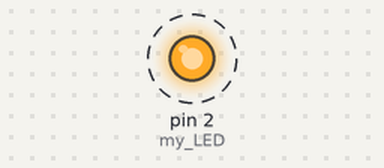
A sketch run on a simulated Arduino Uno, built with avr-gcc and run on an emulated ATmega328P. Parts: output pins drawn as LEDs (lit = HIGH). Dashed ring = blinking.

Above: at 0.5 s.
Timing chart, 0 to 4.6 s (numbered marks = the images above):
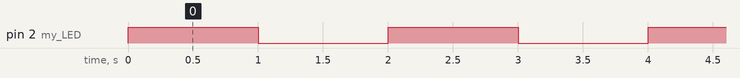

The sketch:

LED13.ino
```cpp
int my_LED = 2;
void setup() {
  // put your setup code here, to run once:
  pinMode(my_LED, OUTPUT);

}
void loop() {
  // put your main code here, to run repeatedly:
  digitalWrite(my_LED, HIGH);
  delay(1000);
  digitalWrite(my_LED, LOW);
  delay(1000);
}
```

Measured:
- by itself, pin 2 (my_LED): alternates HIGH for 1.0 s and LOW for 1.0 s
